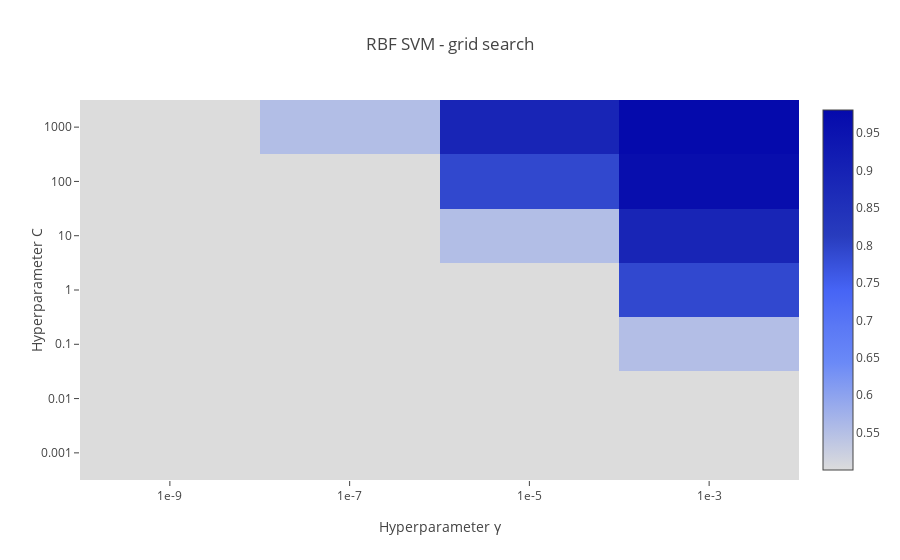

The notebook cell this image was saved under:
### Code cell
# ~-----RBF SVM-----

# heat map
trace = go.Heatmap(
    z = accuracy_validation,
    colorscale = "Blues",
    reversescale = True
)
layout = go.Layout(
    title = "RBF SVM - grid search",
    xaxis = dict(
        tickmode = "array",
        tickvals = np.linspace(0, len(gamma_range), num = len(gamma_range) + 1),
        ticktext = np.array(["1e-9", "1e-7", "1e-5", "1e-3"]),
        title = "Hyperparameter γ"
    ),
    yaxis = dict(
        tickmode = "array",
        tickvals = np.linspace(0, len(C_range), num = len(C_range) + 1),
        ticktext = ["0.001", "0.01", "0.1", "1", "10", "100", "1000"],
        title = "Hyperparameter C"
    )
)

data = [trace]
figure = go.Figure(data = data, layout = layout)
enable_plotly_in_cell()
plotly.offline.iplot(figure, filename="rbfAccuracy")

### Figure 1 — Plotly figure (JSON) as saved in the notebook; plotly's stock layout.template omitted (floating-point values rounded to 4 significant figures)
{"data": [{"reversescale": true, "z": [[0.5001, 0.5001, 0.5001, 0.5001], [0.5001, 0.5001, 0.5001, 0.5001], [0.5001, 0.5001, 0.5001, 0.5526], [0.5001, 0.5001, 0.5001, 0.7909], [0.5001, 0.5001, 0.553, 0.8906], [0.5001, 0.5001, 0.7919, 0.967], [0.5001, 0.553, 0.8917, 0.981]], "type": "heatmap", "uid": "5bc59659-2c44-429b-a9ab-340f8f32925b", "colorscale": "Blues"}], "layout": {"yaxis": {"ticktext": ["0.001", "0.01", "0.1", "1", "10", "100", "1000"], "title": {"text": "Hyperparameter C"}, "tickmode": "array", "tickvals": [0, 1, 2, 3, 4, 5, 6, 7]}, "xaxis": {"ticktext": ["1e-9", "1e-7", "1e-5", "1e-3"], "title": {"text": "Hyperparameter γ"}, "tickmode": "array", "tickvals": [0, 1, 2, 3, 4]}, "title": {"text": "RBF SVM - grid search"}}}
